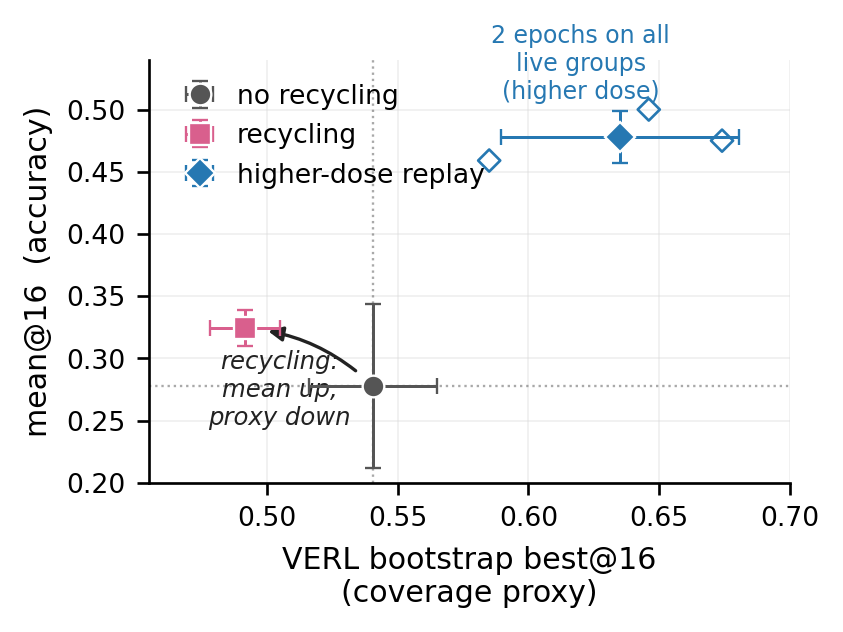

This figure's Python source:
#!/usr/bin/env python3
"""Core Countdown result for the compact ICLR paper.

The figure deliberately separates the primary recycling comparison from the
higher-dose live-group control.  B1/B2 are three-seed aggregates from the
frozen scoreboard.  ARM B contributes all three recorded seed endpoints.
The control uses a higher update dose and is not a dose-matched estimate of a
relabel-specific effect. The horizontal metric is VERL's with-replacement
bootstrap best@16 proxy, not standard unbiased pass@16.
"""

from __future__ import annotations

import json
from pathlib import Path

import matplotlib

matplotlib.use("Agg")
import matplotlib.pyplot as plt
import numpy as np


HERE = Path(__file__).resolve().parent
SCOREBOARD = HERE / "data" / "b_scoreboard_3seed.json"
REVIEWER = (
    HERE.parent.parent
    / "curriculum_maxrl"
    / "countdown_reviewer_arms"
    / "reviewer_arms_verdicts.json"
)

GRAY = "#555555"
MAGENTA = "#d95f8d"
BLUE = "#2678b2"
INK = "#222222"

plt.rcParams.update(
    {
        "font.size": 9,
        "axes.labelsize": 9,
        "xtick.labelsize": 8,
        "ytick.labelsize": 8,
        "legend.fontsize": 8,
        "axes.spines.top": False,
        "axes.spines.right": False,
        "axes.linewidth": 0.8,
        "pdf.fonttype": 42,
        "ps.fonttype": 42,
    }
)


def main() -> None:
    scoreboard = json.loads(SCOREBOARD.read_text())
    reviewer = json.loads(REVIEWER.read_text())

    # Frozen rows: [mean@16 mean, population SD, logged bootstrap-best@16
    # mean, population SD].
    # Convert the stored three-seed population spreads to sample SD so all
    # displayed error bars use the same convention as the replay endpoints.
    b1 = scoreboard["B1_t1"]
    b2 = scoreboard["B2_t1"]
    sample_sd_factor = np.sqrt(3.0 / 2.0)
    replay_mean = np.asarray(reviewer["P_R2"]["t1_mean16"], dtype=float)
    replay_pass = np.asarray(reviewer["P_R2"]["t1_pass16"], dtype=float)

    points = [
        (
            "no recycling",
            b1[2],
            b1[0],
            b1[3] * sample_sd_factor,
            b1[1] * sample_sd_factor,
            GRAY,
            "o",
        ),
        (
            "recycling",
            b2[2],
            b2[0],
            b2[3] * sample_sd_factor,
            b2[1] * sample_sd_factor,
            MAGENTA,
            "s",
        ),
        (
            "higher-dose replay",
            float(replay_pass.mean()),
            float(replay_mean.mean()),
            float(replay_pass.std(ddof=1)),
            float(replay_mean.std(ddof=1)),
            BLUE,
            "D",
        ),
    ]

    fig, ax = plt.subplots(figsize=(3.45, 2.55))
    ax.axhline(b1[0], color=GRAY, lw=0.7, ls=":", alpha=0.5)
    ax.axvline(b1[2], color=GRAY, lw=0.7, ls=":", alpha=0.5)

    for label, x, y, xerr, yerr, color, marker in points:
        ax.errorbar(
            x,
            y,
            xerr=xerr,
            yerr=yerr,
            fmt=marker,
            ms=6.5,
            color=color,
            mfc=color,
            mec="white",
            mew=0.7,
            ecolor=color,
            capsize=2.5,
            elinewidth=0.9,
            capthick=0.9,
            label=label,
            zorder=4,
        )

    # Show the replay seeds without implying a paired path.
    ax.scatter(
        replay_pass,
        replay_mean,
        marker="D",
        s=22,
        facecolors="none",
        edgecolors=BLUE,
        linewidths=0.8,
        zorder=3,
    )
    ax.annotate(
        "",
        xy=(b2[2], b2[0]),
        xytext=(b1[2], b1[0]),
        arrowprops=dict(
            arrowstyle="-|>",
            color=INK,
            lw=1.0,
            connectionstyle="arc3,rad=0.18",
            shrinkA=7,
            shrinkB=7,
        ),
    )
    ax.text(
        0.505,
        0.307,
        "recycling:\nmean up,\nproxy down",
        ha="center",
        va="top",
        fontsize=7.3,
        color=INK,
        style="italic",
    )
    ax.text(
        0.620,
        0.505,
        "2 epochs on all\nlive groups\n(higher dose)",
        ha="center",
        va="bottom",
        fontsize=7.1,
        color=BLUE,
    )

    ax.set_xlim(0.455, 0.700)
    ax.set_ylim(0.20, 0.54)
    ax.set_xlabel("VERL bootstrap best@16\n(coverage proxy)")
    ax.set_ylabel("mean@16  (accuracy)")
    ax.legend(loc="upper left", frameon=False, handletextpad=0.4)
    ax.grid(color="#dddddd", lw=0.45, alpha=0.55)

    fig.tight_layout(pad=0.5)
    for suffix in ("pdf", "png"):
        fig.savefig(HERE / f"fig_countdown_core.{suffix}", dpi=240, bbox_inches="tight")
    plt.close(fig)


if __name__ == "__main__":
    main()
